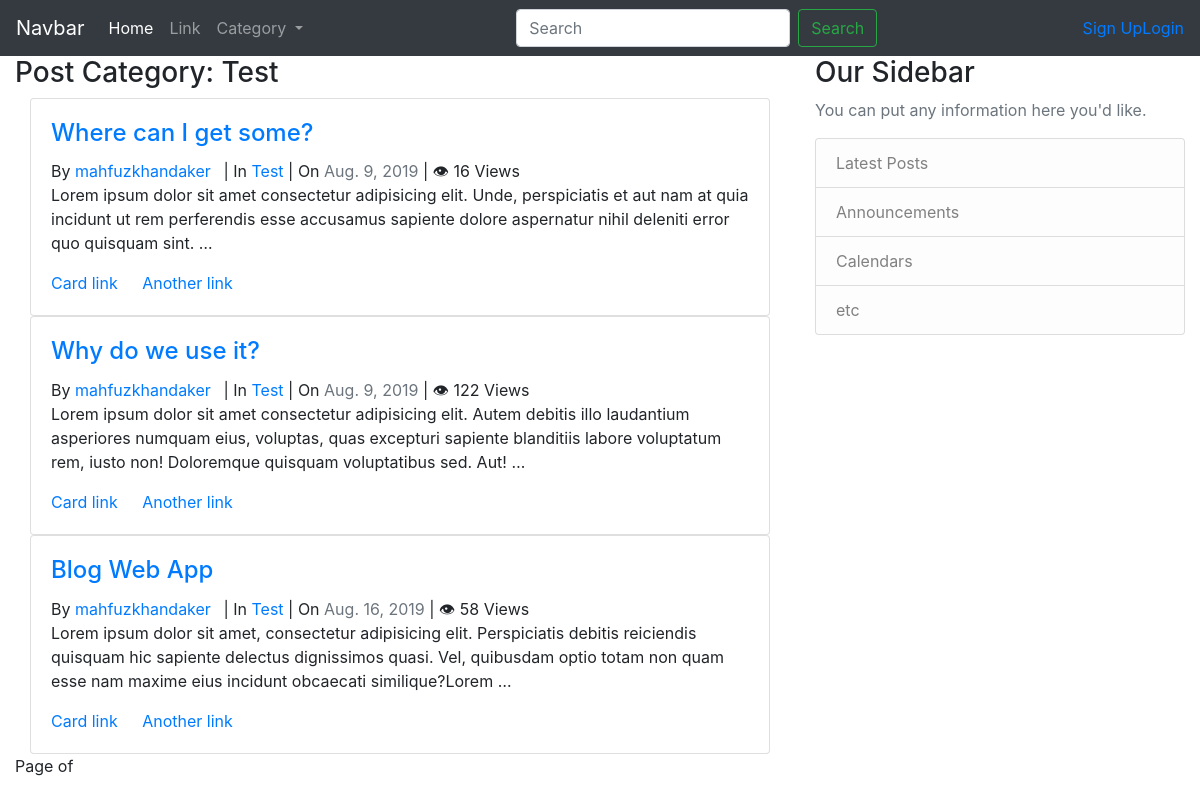
The app's page /blog/post/category/3/ with its own data.
### blog/models.py (models this page shows, shortened)
class Category(models.Model):
    name = models.CharField(max_length=60)
    class Meta:
        verbose_name_plural = "Categories"
    def __str__(self):
        return self.name

class Post(models.Model):
    author = models.ForeignKey(User, on_delete=models.CASCADE)
    title = models.CharField(max_length=200)
    content = models.TextField()
    created_on = models.DateTimeField(auto_now_add=True)
    last_modified = models.DateTimeField(auto_now=True)
    view_count = models.PositiveIntegerField(default=0)
    category = models.ForeignKey(Category, on_delete=models.CASCADE)

### blog/views.py (the view)
# urls.py: path('post/category/<int:pk>/', PostCategory.as_view(), name= 'post-by-category'),
class PostCategory(ListView):
    model = Post
    template_name = 'blog/post_category.html'
    def get_queryset(self):
        self.category = get_object_or_404(Category, pk=self.kwargs['pk'])
        return Post.objects.filter(category=self.category)
    def get_context_data(self, **kwargs):
        context = super(PostCategory, self).get_context_data(**kwargs)
        context['category'] = self.category
        return context

### blog/templates/blog/post_category.html
{% extends 'base.html' %}
{% block content %}
    <div>
        <h3>Post Category: {{ category.name }}</h3>
    </div>
    {% for post in post_list %}
    <div class="container">
            <div class="card">
                <div class="card-body">
                      <h4 class="card-title"><a href="{% url 'post-detail' post.pk %}">{{ post.title }}</a></h4>
                      By <span><a class="mr-2" href="#">{{ post.author }}</a></span> | In <span><a href="{% url 'post-by-category' post.category.pk %}">{{ post.category }}</a></span> | On <span class="text-muted">{{ post.created_on.date }}</span> | &#x1f441 <span>{{ post.view_count }} Views</span>
                      <p class="card-text">{{ post.content | truncatewords:30 }}</p>
                      <a href="#" class="card-link">Card link</a>
                      <a href="#" class="card-link">Another link</a>
                </div>
            </div>
    </div>
    {% endfor %}
    <div>
        {% include 'pagination.html' %}
    </div>
{% endblock %}

### blog/static/blog/css/style.css (style rules this page uses)
:root { --primary: rgb(190, 15, 15); --primary-light: rgb(212, 47, 47); --secondary: #000; --light-dark: #3d3d3d; --lighter-dark: #5e5d5d; }

### records on screen
Category: name "Test"
Post: title "Where can I get some?", author "mahfuzkhandaker", category "Test", created_on "Aug. 9, 2019", view_count "16", content "Lorem ipsum dolor sit amet consectetur adipisicing elit. Unde, perspiciatis et aut nam at quia incidunt ut rem perferendis esse accusamus sapiente dolore aspernatur nihil deleniti error quo quisquam sint. …"
Post: title "Why do we use it?", author "mahfuzkhandaker", category "Test", created_on "Aug. 9, 2019", view_count "122", content "Lorem ipsum dolor sit amet consectetur adipisicing elit. Autem debitis illo laudantium asperiores numquam eius, voluptas, quas excepturi sapiente blanditiis labore voluptatum rem, iusto non! Doloremque quisquam voluptatibus sed. Aut! …"
Post: title "Blog Web App", author "mahfuzkhandaker", category "Test", created_on "Aug. 16, 2019", view_count "58", content "Lorem ipsum dolor sit amet, consectetur adipisicing elit. Perspiciatis debitis reiciendis quisquam hic sapiente delectus dignissimos quasi. Vel, quibusdam optio totam non quam esse nam maxime eius incidunt obcaecati similique?Lorem …"
